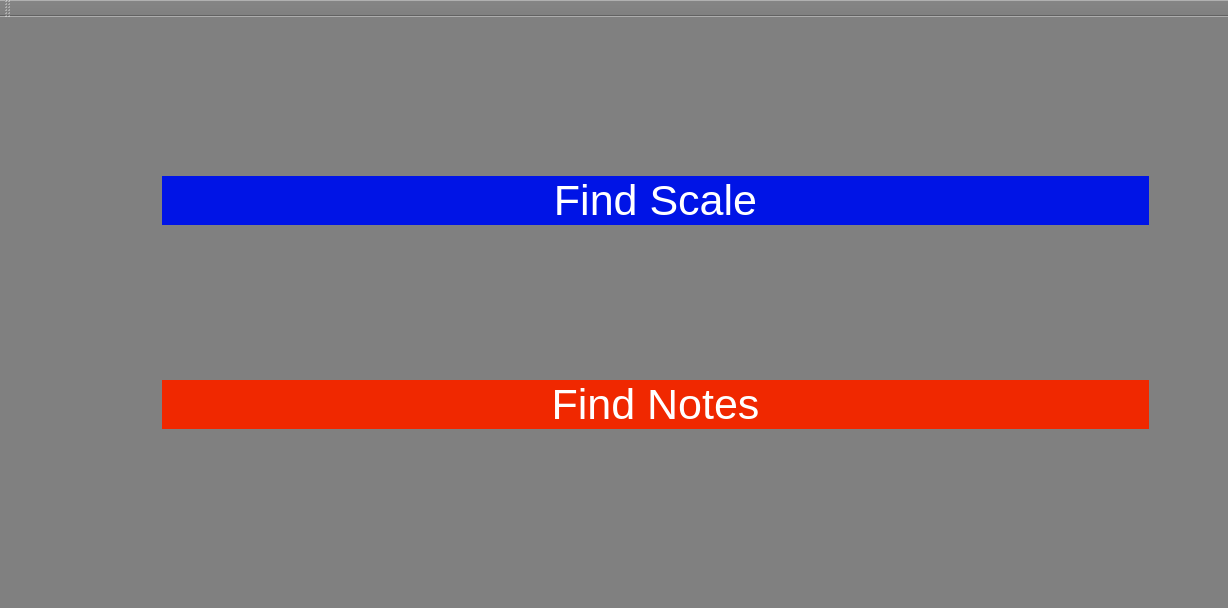
<?xml version="1.0" encoding="UTF-8"?>
<ui version="4.0">
 <class>MainWindow</class>
 <widget class="QMainWindow" name="MainWindow">
  <property name="geometry">
   <rect>
    <x>0</x>
    <y>0</y>
    <width>1228</width>
    <height>608</height>
   </rect>
  </property>
  <property name="sizePolicy">
   <sizepolicy hsizetype="Preferred" vsizetype="Preferred">
    <horstretch>0</horstretch>
    <verstretch>0</verstretch>
   </sizepolicy>
  </property>
  <property name="maximumSize">
   <size>
    <width>16777215</width>
    <height>16777215</height>
   </size>
  </property>
  <property name="windowTitle">
   <string>MainWindow</string>
  </property>
  <property name="styleSheet">
   <string notr="true">
background-color:grey</string>
  </property>
  <widget class="QWidget" name="centralWidget">
   <widget class="QWidget" name="verticalLayoutWidget">
    <property name="geometry">
     <rect>
      <x>150</x>
      <y>0</y>
      <width>1011</width>
      <height>571</height>
     </rect>
    </property>
    <layout class="QVBoxLayout" name="verticalLayout">
     <property name="sizeConstraint">
      <enum>QLayout::SetMinimumSize</enum>
     </property>
     <item>
      <widget class="QPushButton" name="scaleButton">
       <property name="sizePolicy">
        <sizepolicy hsizetype="Preferred" vsizetype="Fixed">
         <horstretch>0</horstretch>
         <verstretch>0</verstretch>
        </sizepolicy>
       </property>
       <property name="minimumSize">
        <size>
         <width>75</width>
         <height>23</height>
        </size>
       </property>
       <property name="font">
        <font>
         <pointsize>32</pointsize>
        </font>
       </property>
       <property name="styleSheet">
        <string notr="true">QPushButton{background-color:rgb(0, 20, 230);}
QPushButton:hover{background-color:rgb(0, 0, 255);
opacity: 0.7;}
QPushButton{color:rgb(255, 255, 255);
opacity: 0.7;}
QPushButton{border: 1px solid gray;}</string>
       </property>
       <property name="text">
        <string>Find Scale</string>
       </property>
      </widget>
     </item>
     <item>
      <widget class="QPushButton" name="noteButton">
       <property name="font">
        <font>
         <pointsize>32</pointsize>
        </font>
       </property>
       <property name="styleSheet">
        <string notr="true">QPushButton {
background-color:rgb(240,40, 0);
border:1px solid gray;
color: white;
opacity:0.7;

}

QPushButton:hover {background-color:rgb(255, 0 , 0);
color: white;
opacity: 0.7;}
</string>
       </property>
       <property name="text">
        <string>Find Notes</string>
       </property>
      </widget>
     </item>
    </layout>
   </widget>
  </widget>
  <widget class="QMenuBar" name="menuBar">
   <property name="geometry">
    <rect>
     <x>0</x>
     <y>0</y>
     <width>1228</width>
     <height>21</height>
    </rect>
   </property>
  </widget>
  <widget class="QToolBar" name="mainToolBar">
   <attribute name="toolBarArea">
    <enum>TopToolBarArea</enum>
   </attribute>
   <attribute name="toolBarBreak">
    <bool>false</bool>
   </attribute>
  </widget>
  <widget class="QStatusBar" name="statusBar"/>
  <action name="actionAbout">
   <property name="text">
    <string>About</string>
   </property>
  </action>
 </widget>
 <layoutdefault spacing="6" margin="11"/>
 <resources/>
 <connections/>
</ui>
